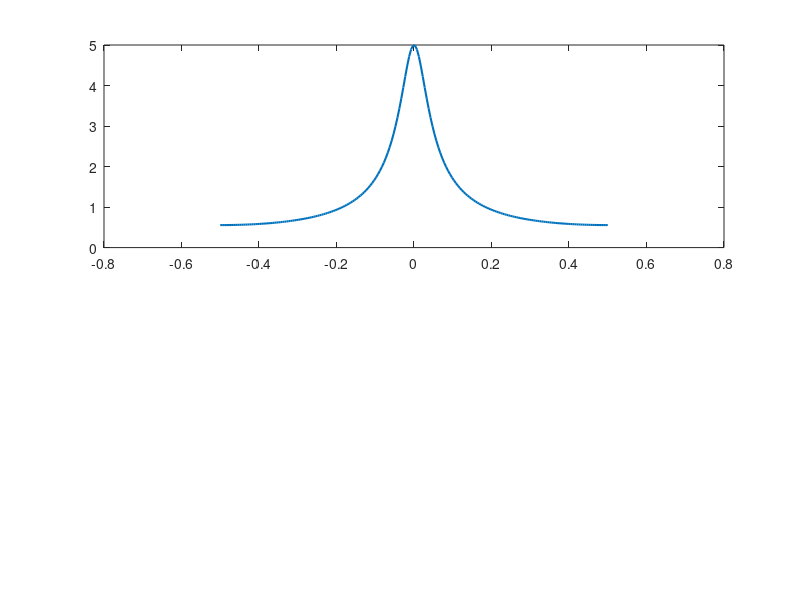

Write MATLAB code to recreate this figure. (Note: this script raises an error after producing the figure.)
function exam3_1

% EXAMPLE 3.1:  Spectrum of causal exponential 

   clc
   clear
   fprintf ('Example 3.1: Spectrum of causal exponential\n');
   N = 200;
   fs = 1;
   T = 1/fs;
   a = 0.8;
   
% Compute spectra

  f = linspace (-fs/2,fs/2,N);
  X = 1 ./ (1 - a*exp(-j*2*pi*f*T));
  A = abs(X);
  phi = angle(X);
   
% Plot them on one plot
   
   figure
   subplot(2,1,1)
   plot (f,A,'LineWidth',1.5)
   f_labels ('Magnitude spectrum','\it{f/f_s}','\it{A(f)}')
   subplot(2,1,2)
   plot (f,phi,'LineWidth',1.5)
   f_labels ('Phase spectrum','\it{f/f_s}','\it{\phi(f)}')
   f_wait

   

   
 
